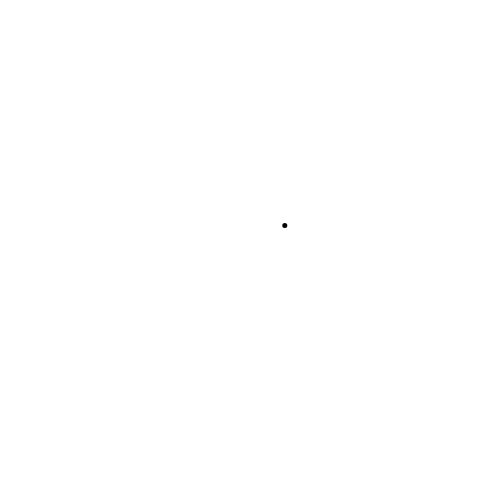
Frame 1 (no input)
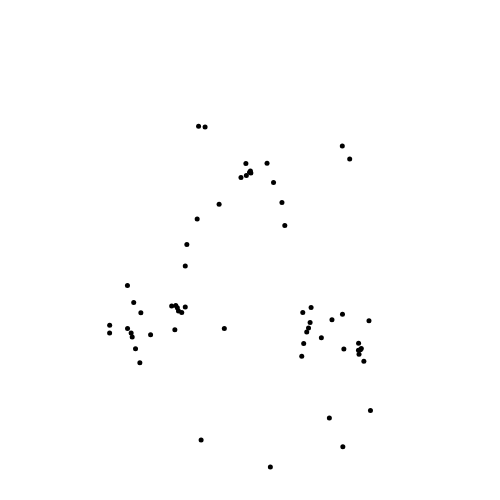
Frame 60 (no input)
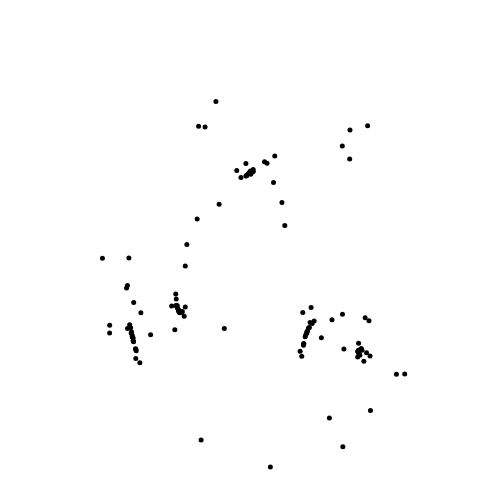
Frame 120 (the mouse pressed at the canvas centre since frame 60)

The p5.js sketch that drew these frames (run headless with seeded random() and noise() and a simulated clock; from frame 60 on, the mouse is pressed at the canvas centre):

// p5.js sketch
// ── sketch.js
var c1 = 0.1;
var c2 = 0.9;
var c3 = 6.0;
var rho = 1.1;
var x = 0.3;
var y = 0.9;

function setup() {
  createCanvas(500,500);
  background(255);
  stroke(0);
  strokeWeight(5);
}

function draw() {
  var temp = c1 - c3 / (1.0 + x * x + y * y);
  var sin_temp = sin(temp);
  var cos_temp = cos(temp);
  var xt = rho + c2 * (x * cos_temp - y * sin_temp);
  y = c2 * (x * sin_temp + y * cos_temp);
  x = xt;
  point(x * 150 + 150, y * 150 + 350);
}
